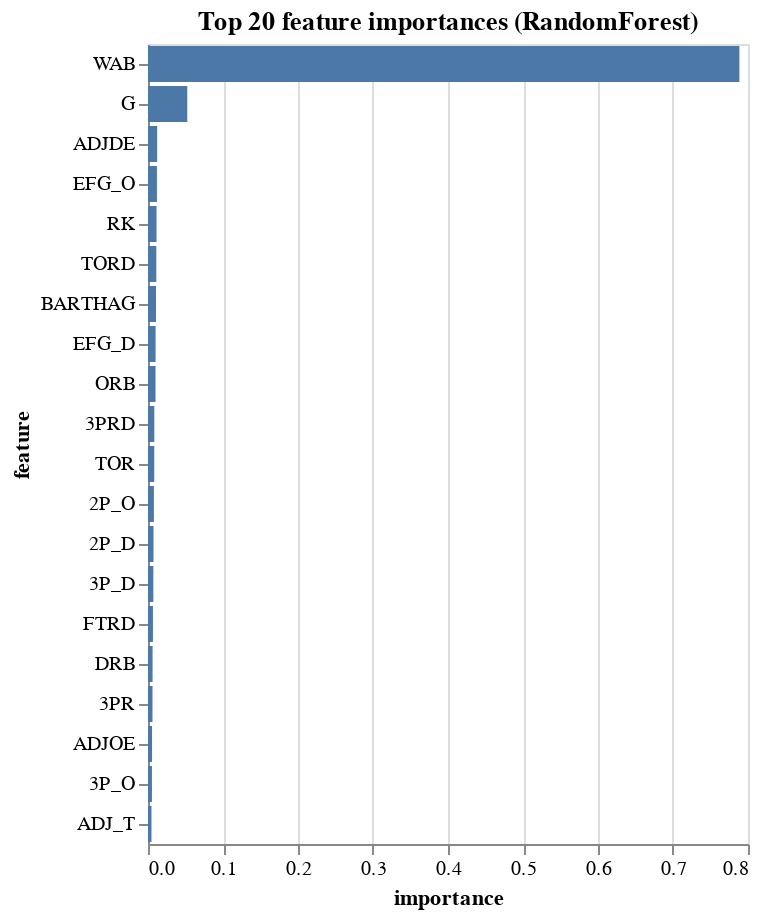

Write notebook code for a chart like this one.
### Code cell
# Plot importances
feat_imp_plot = alt.Chart(feat_imp.head(20)).mark_bar().encode(
    x='importance:Q',
    y=alt.Y('feature:N', sort='-x')
).properties(title='Top 20 feature importances (RandomForest)')
feat_imp_plot

### Figure 1 — Vega-Lite specification as saved in the notebook (floating-point values rounded to 4 significant figures)
{"config": {"view": {"continuousWidth": 300, "continuousHeight": 300}}, "data": {"name": "data-03096ba9bfaf588c551ab4f780511d3e"}, "mark": {"type": "bar"}, "encoding": {"x": {"field": "importance", "type": "quantitative"}, "y": {"field": "feature", "sort": "-x", "type": "nominal"}}, "title": "Top 20 feature importances (RandomForest)", "$schema": "https://vega.github.io/schema/vega-lite/v5.17.0.json", "datasets": {"data-03096ba9bfaf588c551ab4f780511d3e": [{"feature": "WAB", "importance": 0.7885}, {"feature": "G", "importance": 0.05237}, {"feature": "ADJDE", "importance": 0.01219}, {"feature": "EFG_O", "importance": 0.01193}, {"feature": "RK", "importance": 0.01138}, {"feature": "TORD", "importance": 0.01109}, {"feature": "BARTHAG", "importance": 0.01065}, {"feature": "EFG_D", "importance": 0.01013}, {"feature": "ORB", "importance": 0.01003}, {"feature": "3PRD", "importance": 0.008424}, {"feature": "TOR", "importance": 0.008354}, {"feature": "2P_O", "importance": 0.007859}, {"feature": "2P_D", "importance": 0.007322}, {"feature": "3P_D", "importance": 0.007113}, {"feature": "FTRD", "importance": 0.006576}, {"feature": "DRB", "importance": 0.006079}, {"feature": "3PR", "importance": 0.005995}, {"feature": "ADJOE", "importance": 0.005404}, {"feature": "3P_O", "importance": 0.005264}, {"feature": "ADJ_T", "importance": 0.004618}]}}
